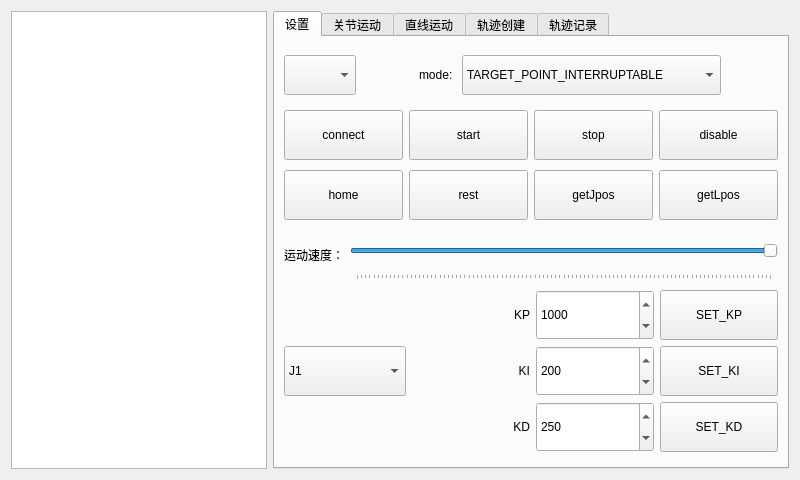
<?xml version="1.0" encoding="UTF-8"?>
<ui version="4.0">
 <class>MainWidget</class>
 <widget class="QWidget" name="MainWidget">
  <property name="geometry">
   <rect>
    <x>0</x>
    <y>0</y>
    <width>800</width>
    <height>480</height>
   </rect>
  </property>
  <property name="windowTitle">
   <string>MainWidget</string>
  </property>
  <layout class="QHBoxLayout" name="horizontalLayout_10" stretch="0,5">
   <item>
    <widget class="QTextBrowser" name="textBrowser"/>
   </item>
   <item>
    <layout class="QVBoxLayout" name="verticalLayout">
     <item>
      <widget class="QTabWidget" name="tabWidget">
       <property name="currentIndex">
        <number>0</number>
       </property>
       <property name="iconSize">
        <size>
         <width>30</width>
         <height>30</height>
        </size>
       </property>
       <widget class="QWidget" name="tab">
        <attribute name="title">
         <string>设置</string>
        </attribute>
        <layout class="QGridLayout" name="gridLayout_3">
         <item row="0" column="0">
          <layout class="QHBoxLayout" name="horizontalLayout_8">
           <item>
            <widget class="QComboBox" name="comboBox">
             <property name="minimumSize">
              <size>
               <width>0</width>
               <height>40</height>
              </size>
             </property>
            </widget>
           </item>
           <item>
            <spacer name="horizontalSpacer_2">
             <property name="orientation">
              <enum>Qt::Horizontal</enum>
             </property>
             <property name="sizeHint" stdset="0">
              <size>
               <width>40</width>
               <height>20</height>
              </size>
             </property>
            </spacer>
           </item>
           <item>
            <widget class="QLabel" name="label_7">
             <property name="minimumSize">
              <size>
               <width>0</width>
               <height>50</height>
              </size>
             </property>
             <property name="text">
              <string>mode: </string>
             </property>
            </widget>
           </item>
           <item>
            <widget class="QComboBox" name="selectMode_cbBox">
             <property name="minimumSize">
              <size>
               <width>250</width>
               <height>40</height>
              </size>
             </property>
             <property name="currentIndex">
              <number>1</number>
             </property>
             <item>
              <property name="text">
               <string>TARGET_POINT_SEQUENTIAL</string>
              </property>
             </item>
             <item>
              <property name="text">
               <string>TARGET_POINT_INTERRUPTABLE</string>
              </property>
             </item>
             <item>
              <property name="text">
               <string>COMMAND_CONTINUES_TRAJECTORY</string>
              </property>
             </item>
            </widget>
           </item>
           <item>
            <spacer name="horizontalSpacer">
             <property name="orientation">
              <enum>Qt::Horizontal</enum>
             </property>
             <property name="sizeHint" stdset="0">
              <size>
               <width>40</width>
               <height>20</height>
              </size>
             </property>
            </spacer>
           </item>
          </layout>
         </item>
         <item row="1" column="0">
          <layout class="QHBoxLayout" name="horizontalLayout_5">
           <item>
            <widget class="QPushButton" name="connect_Btn">
             <property name="minimumSize">
              <size>
               <width>0</width>
               <height>50</height>
              </size>
             </property>
             <property name="text">
              <string>connect</string>
             </property>
            </widget>
           </item>
           <item>
            <widget class="QPushButton" name="start_Btn">
             <property name="minimumSize">
              <size>
               <width>0</width>
               <height>50</height>
              </size>
             </property>
             <property name="text">
              <string>start</string>
             </property>
            </widget>
           </item>
           <item>
            <widget class="QPushButton" name="stop_Btn">
             <property name="minimumSize">
              <size>
               <width>0</width>
               <height>50</height>
              </size>
             </property>
             <property name="text">
              <string>stop</string>
             </property>
            </widget>
           </item>
           <item>
            <widget class="QPushButton" name="disable_Btn">
             <property name="minimumSize">
              <size>
               <width>0</width>
               <height>50</height>
              </size>
             </property>
             <property name="text">
              <string>disable</string>
             </property>
            </widget>
           </item>
          </layout>
         </item>
         <item row="2" column="0">
          <layout class="QHBoxLayout" name="horizontalLayout_6">
           <item>
            <widget class="QPushButton" name="home_Btn">
             <property name="minimumSize">
              <size>
               <width>0</width>
               <height>50</height>
              </size>
             </property>
             <property name="text">
              <string>home</string>
             </property>
            </widget>
           </item>
           <item>
            <widget class="QPushButton" name="rest_Btn">
             <property name="minimumSize">
              <size>
               <width>0</width>
               <height>50</height>
              </size>
             </property>
             <property name="text">
              <string>rest</string>
             </property>
            </widget>
           </item>
           <item>
            <widget class="QPushButton" name="getJPos_Btn">
             <property name="minimumSize">
              <size>
               <width>0</width>
               <height>50</height>
              </size>
             </property>
             <property name="text">
              <string>getJpos</string>
             </property>
            </widget>
           </item>
           <item>
            <widget class="QPushButton" name="getLPos_Btn">
             <property name="minimumSize">
              <size>
               <width>0</width>
               <height>50</height>
              </size>
             </property>
             <property name="text">
              <string>getLpos</string>
             </property>
            </widget>
           </item>
          </layout>
         </item>
         <item row="3" column="0">
          <layout class="QHBoxLayout" name="horizontalLayout_7">
           <item>
            <widget class="QLabel" name="label_3">
             <property name="minimumSize">
              <size>
               <width>0</width>
               <height>50</height>
              </size>
             </property>
             <property name="text">
              <string>运动速度：</string>
             </property>
            </widget>
           </item>
           <item>
            <widget class="QSlider" name="speedSlider">
             <property name="minimumSize">
              <size>
               <width>0</width>
               <height>50</height>
              </size>
             </property>
             <property name="maximum">
              <number>100</number>
             </property>
             <property name="value">
              <number>100</number>
             </property>
             <property name="orientation">
              <enum>Qt::Horizontal</enum>
             </property>
             <property name="tickPosition">
              <enum>QSlider::TicksBelow</enum>
             </property>
            </widget>
           </item>
          </layout>
         </item>
         <item row="4" column="0">
          <layout class="QHBoxLayout" name="horizontalLayout_13" stretch="1,3">
           <item>
            <widget class="QComboBox" name="setPidJoint_cbBox">
             <property name="minimumSize">
              <size>
               <width>0</width>
               <height>50</height>
              </size>
             </property>
             <item>
              <property name="text">
               <string>J1</string>
              </property>
             </item>
             <item>
              <property name="text">
               <string>J2</string>
              </property>
             </item>
             <item>
              <property name="text">
               <string>J3</string>
              </property>
             </item>
             <item>
              <property name="text">
               <string>J4</string>
              </property>
             </item>
             <item>
              <property name="text">
               <string>J5</string>
              </property>
             </item>
             <item>
              <property name="text">
               <string>J6</string>
              </property>
             </item>
             <item>
              <property name="text">
               <string>J7</string>
              </property>
             </item>
            </widget>
           </item>
           <item>
            <layout class="QVBoxLayout" name="verticalLayout_9">
             <item>
              <layout class="QHBoxLayout" name="horizontalLayout_9">
               <item>
                <widget class="QLabel" name="label_4">
                 <property name="sizePolicy">
                  <sizepolicy hsizetype="Preferred" vsizetype="Fixed">
                   <horstretch>0</horstretch>
                   <verstretch>0</verstretch>
                  </sizepolicy>
                 </property>
                 <property name="text">
                  <string>KP</string>
                 </property>
                 <property name="textFormat">
                  <enum>Qt::AutoText</enum>
                 </property>
                 <property name="alignment">
                  <set>Qt::AlignRight|Qt::AlignTrailing|Qt::AlignVCenter</set>
                 </property>
                </widget>
               </item>
               <item>
                <widget class="QSpinBox" name="setKp_SpinBox">
                 <property name="minimumSize">
                  <size>
                   <width>0</width>
                   <height>50</height>
                  </size>
                 </property>
                 <property name="maximum">
                  <number>2000</number>
                 </property>
                 <property name="value">
                  <number>1000</number>
                 </property>
                </widget>
               </item>
               <item>
                <widget class="QPushButton" name="setKp_Btn">
                 <property name="minimumSize">
                  <size>
                   <width>0</width>
                   <height>50</height>
                  </size>
                 </property>
                 <property name="text">
                  <string>SET_KP</string>
                 </property>
                </widget>
               </item>
              </layout>
             </item>
             <item>
              <layout class="QHBoxLayout" name="horizontalLayout_11">
               <item>
                <widget class="QLabel" name="label_5">
                 <property name="minimumSize">
                  <size>
                   <width>0</width>
                   <height>50</height>
                  </size>
                 </property>
                 <property name="text">
                  <string>KI</string>
                 </property>
                 <property name="alignment">
                  <set>Qt::AlignRight|Qt::AlignTrailing|Qt::AlignVCenter</set>
                 </property>
                </widget>
               </item>
               <item>
                <widget class="QSpinBox" name="setKi_SpinBox">
                 <property name="minimumSize">
                  <size>
                   <width>0</width>
                   <height>50</height>
                  </size>
                 </property>
                 <property name="maximum">
                  <number>2000</number>
                 </property>
                 <property name="value">
                  <number>200</number>
                 </property>
                </widget>
               </item>
               <item>
                <widget class="QPushButton" name="setKi_Btn">
                 <property name="minimumSize">
                  <size>
                   <width>0</width>
                   <height>50</height>
                  </size>
                 </property>
                 <property name="text">
                  <string>SET_KI</string>
                 </property>
                </widget>
               </item>
              </layout>
             </item>
             <item>
              <layout class="QHBoxLayout" name="horizontalLayout_12">
               <item>
                <widget class="QLabel" name="label_6">
                 <property name="minimumSize">
                  <size>
                   <width>0</width>
                   <height>50</height>
                  </size>
                 </property>
                 <property name="text">
                  <string>KD</string>
                 </property>
                 <property name="alignment">
                  <set>Qt::AlignRight|Qt::AlignTrailing|Qt::AlignVCenter</set>
                 </property>
                </widget>
               </item>
               <item>
                <widget class="QSpinBox" name="setKd_SpinBox">
                 <property name="minimumSize">
                  <size>
                   <width>0</width>
                   <height>50</height>
                  </size>
                 </property>
                 <property name="maximum">
                  <number>2000</number>
                 </property>
                 <property name="value">
                  <number>250</number>
                 </property>
                </widget>
               </item>
               <item>
                <widget class="QPushButton" name="setKd_Btn">
                 <property name="minimumSize">
                  <size>
                   <width>0</width>
                   <height>50</height>
                  </size>
                 </property>
                 <property name="text">
                  <string>SET_KD</string>
                 </property>
                </widget>
               </item>
              </layout>
             </item>
            </layout>
           </item>
          </layout>
         </item>
        </layout>
       </widget>
       <widget class="QWidget" name="tab_2">
        <attribute name="title">
         <string>关节运动</string>
        </attribute>
        <layout class="QGridLayout" name="gridLayout_2">
         <item row="0" column="0">
          <layout class="QVBoxLayout" name="verticalLayout_7" stretch="2,8">
           <item>
            <layout class="QHBoxLayout" name="horizontalLayout_4">
             <item>
              <widget class="QLabel" name="label">
               <property name="text">
                <string>current_angle:</string>
               </property>
              </widget>
             </item>
             <item>
              <widget class="QLabel" name="currentAngle_label">
               <property name="text">
                <string>TextLabel</string>
               </property>
              </widget>
             </item>
            </layout>
           </item>
           <item>
            <layout class="QHBoxLayout" name="horizontalLayout_3">
             <item>
              <layout class="QVBoxLayout" name="verticalLayout_5">
               <item>
                <widget class="QPushButton" name="J1add_Btn">
                 <property name="minimumSize">
                  <size>
                   <width>0</width>
                   <height>50</height>
                  </size>
                 </property>
                 <property name="text">
                  <string>J1 + </string>
                 </property>
                </widget>
               </item>
               <item>
                <widget class="QPushButton" name="J2add_Btn">
                 <property name="minimumSize">
                  <size>
                   <width>0</width>
                   <height>50</height>
                  </size>
                 </property>
                 <property name="text">
                  <string>J2 +</string>
                 </property>
                </widget>
               </item>
               <item>
                <widget class="QPushButton" name="J3add_Btn">
                 <property name="minimumSize">
                  <size>
                   <width>0</width>
                   <height>50</height>
                  </size>
                 </property>
                 <property name="text">
                  <string>J3 + </string>
                 </property>
                </widget>
               </item>
               <item>
                <widget class="QPushButton" name="J4add_Btn">
                 <property name="minimumSize">
                  <size>
                   <width>0</width>
                   <height>50</height>
                  </size>
                 </property>
                 <property name="text">
                  <string>J4+</string>
                 </property>
                </widget>
               </item>
               <item>
                <widget class="QPushButton" name="J5add_Btn">
                 <property name="minimumSize">
                  <size>
                   <width>0</width>
                   <height>50</height>
                  </size>
                 </property>
                 <property name="text">
                  <string>J5+</string>
                 </property>
                </widget>
               </item>
               <item>
                <widget class="QPushButton" name="J6add_Btn">
                 <property name="minimumSize">
                  <size>
                   <width>0</width>
                   <height>50</height>
                  </size>
                 </property>
                 <property name="text">
                  <string>J6+</string>
                 </property>
                </widget>
               </item>
              </layout>
             </item>
             <item>
              <layout class="QVBoxLayout" name="verticalLayout_6">
               <item>
                <widget class="QPushButton" name="J1reduce_Btn">
                 <property name="minimumSize">
                  <size>
                   <width>0</width>
                   <height>50</height>
                  </size>
                 </property>
                 <property name="text">
                  <string>J1 -</string>
                 </property>
                </widget>
               </item>
               <item>
                <widget class="QPushButton" name="J2reduce_Btn">
                 <property name="minimumSize">
                  <size>
                   <width>0</width>
                   <height>50</height>
                  </size>
                 </property>
                 <property name="text">
                  <string>J2 -</string>
                 </property>
                </widget>
               </item>
               <item>
                <widget class="QPushButton" name="J3reduce_Btn">
                 <property name="minimumSize">
                  <size>
                   <width>0</width>
                   <height>50</height>
                  </size>
                 </property>
                 <property name="text">
                  <string>J3 -</string>
                 </property>
                </widget>
               </item>
               <item>
                <widget class="QPushButton" name="J4reduce_Btn">
                 <property name="minimumSize">
                  <size>
                   <width>0</width>
                   <height>50</height>
                  </size>
                 </property>
                 <property name="text">
                  <string>J4-</string>
                 </property>
                </widget>
               </item>
               <item>
                <widget class="QPushButton" name="J5reduce_Btn">
                 <property name="minimumSize">
                  <size>
                   <width>0</width>
                   <height>50</height>
                  </size>
                 </property>
                 <property name="text">
                  <string>j5-</string>
                 </property>
                </widget>
               </item>
               <item>
                <widget class="QPushButton" name="J6reduce_Btn">
                 <property name="minimumSize">
                  <size>
                   <width>0</width>
                   <height>50</height>
                  </size>
                 </property>
                 <property name="text">
                  <string>j6-</string>
                 </property>
                </widget>
               </item>
              </layout>
             </item>
            </layout>
           </item>
          </layout>
         </item>
        </layout>
       </widget>
       <widget class="QWidget" name="tab_3">
        <attribute name="title">
         <string>直线运动</string>
        </attribute>
        <layout class="QGridLayout" name="gridLayout">
         <item row="0" column="0">
          <layout class="QVBoxLayout" name="verticalLayout_2" stretch="2,8">
           <item>
            <layout class="QHBoxLayout" name="horizontalLayout">
             <item>
              <widget class="QLabel" name="label_2">
               <property name="text">
                <string>currentPos:</string>
               </property>
              </widget>
             </item>
             <item>
              <widget class="QLabel" name="currentPos_label">
               <property name="text">
                <string>text</string>
               </property>
              </widget>
             </item>
            </layout>
           </item>
           <item>
            <layout class="QHBoxLayout" name="horizontalLayout_2">
             <item>
              <layout class="QVBoxLayout" name="verticalLayout_3">
               <item>
                <widget class="QPushButton" name="Xadd_Btn">
                 <property name="minimumSize">
                  <size>
                   <width>0</width>
                   <height>50</height>
                  </size>
                 </property>
                 <property name="text">
                  <string>X+</string>
                 </property>
                </widget>
               </item>
               <item>
                <widget class="QPushButton" name="Yadd_Btn">
                 <property name="minimumSize">
                  <size>
                   <width>0</width>
                   <height>50</height>
                  </size>
                 </property>
                 <property name="text">
                  <string>Y+</string>
                 </property>
                </widget>
               </item>
               <item>
                <widget class="QPushButton" name="Zadd_Btn">
                 <property name="minimumSize">
                  <size>
                   <width>0</width>
                   <height>50</height>
                  </size>
                 </property>
                 <property name="text">
                  <string>Z+</string>
                 </property>
                </widget>
               </item>
               <item>
                <widget class="QPushButton" name="Aadd_Btn">
                 <property name="minimumSize">
                  <size>
                   <width>0</width>
                   <height>50</height>
                  </size>
                 </property>
                 <property name="text">
                  <string>A+</string>
                 </property>
                </widget>
               </item>
               <item>
                <widget class="QPushButton" name="Badd_Btn">
                 <property name="minimumSize">
                  <size>
                   <width>0</width>
                   <height>50</height>
                  </size>
                 </property>
                 <property name="text">
                  <string>B+</string>
                 </property>
                </widget>
               </item>
               <item>
                <widget class="QPushButton" name="Cadd_Btn">
                 <property name="minimumSize">
                  <size>
                   <width>0</width>
                   <height>50</height>
                  </size>
                 </property>
                 <property name="text">
                  <string>C+</string>
                 </property>
                </widget>
               </item>
              </layout>
             </item>
             <item>
              <layout class="QVBoxLayout" name="verticalLayout_4">
               <item>
                <widget class="QPushButton" name="Xreduce_Btn">
                 <property name="minimumSize">
                  <size>
                   <width>0</width>
                   <height>50</height>
                  </size>
                 </property>
                 <property name="text">
                  <string>X-</string>
                 </property>
                </widget>
               </item>
               <item>
                <widget class="QPushButton" name="Yreduce_Btn">
                 <property name="minimumSize">
                  <size>
                   <width>0</width>
                   <height>50</height>
                  </size>
                 </property>
                 <property name="text">
                  <string>Y-</string>
                 </property>
                </widget>
               </item>
               <item>
                <widget class="QPushButton" name="Zreduce_Btn">
                 <property name="minimumSize">
                  <size>
                   <width>0</width>
                   <height>50</height>
                  </size>
                 </property>
                 <property name="text">
                  <string>Z-</string>
                 </property>
                </widget>
               </item>
               <item>
                <widget class="QPushButton" name="Areduce_Btn">
                 <property name="minimumSize">
                  <size>
                   <width>0</width>
                   <height>50</height>
                  </size>
                 </property>
                 <property name="text">
                  <string>A-</string>
                 </property>
                </widget>
               </item>
               <item>
                <widget class="QPushButton" name="Breduce_Btn">
                 <property name="minimumSize">
                  <size>
                   <width>0</width>
                   <height>50</height>
                  </size>
                 </property>
                 <property name="text">
                  <string>B-</string>
                 </property>
                </widget>
               </item>
               <item>
                <widget class="QPushButton" name="Creduce_Btn">
                 <property name="minimumSize">
                  <size>
                   <width>0</width>
                   <height>50</height>
                  </size>
                 </property>
                 <property name="text">
                  <string>C-</string>
                 </property>
                </widget>
               </item>
              </layout>
             </item>
            </layout>
           </item>
          </layout>
         </item>
        </layout>
       </widget>
       <widget class="QWidget" name="tab_4">
        <attribute name="title">
         <string>轨迹创建</string>
        </attribute>
        <widget class="QPushButton" name="startCreateTrajectory_Btn">
         <property name="geometry">
          <rect>
           <x>30</x>
           <y>20</y>
           <width>89</width>
           <height>50</height>
          </rect>
         </property>
         <property name="minimumSize">
          <size>
           <width>0</width>
           <height>50</height>
          </size>
         </property>
         <property name="text">
          <string>开始创建</string>
         </property>
        </widget>
        <widget class="QGroupBox" name="addLine_groupBox">
         <property name="geometry">
          <rect>
           <x>30</x>
           <y>80</y>
           <width>451</width>
           <height>94</height>
          </rect>
         </property>
         <property name="title">
          <string>添加直线</string>
         </property>
         <layout class="QHBoxLayout" name="horizontalLayout_14">
          <item>
           <widget class="QPushButton" name="lineStart_Btn">
            <property name="minimumSize">
             <size>
              <width>0</width>
              <height>50</height>
             </size>
            </property>
            <property name="text">
             <string>起点</string>
            </property>
           </widget>
          </item>
          <item>
           <widget class="QPushButton" name="lineEnd_Btn">
            <property name="minimumSize">
             <size>
              <width>0</width>
              <height>50</height>
             </size>
            </property>
            <property name="text">
             <string>终点</string>
            </property>
           </widget>
          </item>
          <item>
           <widget class="QPushButton" name="addLine_Btn">
            <property name="minimumSize">
             <size>
              <width>0</width>
              <height>50</height>
             </size>
            </property>
            <property name="text">
             <string>添加直线</string>
            </property>
           </widget>
          </item>
         </layout>
        </widget>
        <widget class="QGroupBox" name="addCircle_groupBox">
         <property name="geometry">
          <rect>
           <x>30</x>
           <y>190</y>
           <width>451</width>
           <height>94</height>
          </rect>
         </property>
         <property name="title">
          <string>添加圆弧</string>
         </property>
         <layout class="QHBoxLayout" name="horizontalLayout_15">
          <item>
           <widget class="QPushButton" name="circleStart_Btn">
            <property name="minimumSize">
             <size>
              <width>0</width>
              <height>50</height>
             </size>
            </property>
            <property name="text">
             <string>起点</string>
            </property>
           </widget>
          </item>
          <item>
           <widget class="QPushButton" name="circleCenter_Btn">
            <property name="minimumSize">
             <size>
              <width>0</width>
              <height>50</height>
             </size>
            </property>
            <property name="text">
             <string>圆心点</string>
            </property>
           </widget>
          </item>
          <item>
           <widget class="QPushButton" name="circleEnd_Btn">
            <property name="minimumSize">
             <size>
              <width>0</width>
              <height>50</height>
             </size>
            </property>
            <property name="text">
             <string>终点</string>
            </property>
           </widget>
          </item>
          <item>
           <widget class="QPushButton" name="createCircleTrajectory_Btn">
            <property name="minimumSize">
             <size>
              <width>0</width>
              <height>50</height>
             </size>
            </property>
            <property name="text">
             <string>添加圆</string>
            </property>
           </widget>
          </item>
         </layout>
        </widget>
        <widget class="QPushButton" name="newTrajectory_Btn">
         <property name="geometry">
          <rect>
           <x>380</x>
           <y>360</y>
           <width>89</width>
           <height>50</height>
          </rect>
         </property>
         <property name="minimumSize">
          <size>
           <width>0</width>
           <height>50</height>
          </size>
         </property>
         <property name="text">
          <string>新建轨迹</string>
         </property>
        </widget>
       </widget>
       <widget class="QWidget" name="tab_5">
        <attribute name="title">
         <string>轨迹记录</string>
        </attribute>
        <layout class="QGridLayout" name="gridLayout_4">
         <item row="0" column="0">
          <widget class="QListWidget" name="listWidget"/>
         </item>
         <item row="0" column="1">
          <layout class="QVBoxLayout" name="verticalLayout_8">
           <item>
            <widget class="QPushButton" name="dragTeach_Btn">
             <property name="minimumSize">
              <size>
               <width>0</width>
               <height>50</height>
              </size>
             </property>
             <property name="text">
              <string>拖动示教</string>
             </property>
            </widget>
           </item>
           <item>
            <widget class="QPushButton" name="stopDragTeach_Btn">
             <property name="minimumSize">
              <size>
               <width>0</width>
               <height>50</height>
              </size>
             </property>
             <property name="text">
              <string>停止拖动示教</string>
             </property>
            </widget>
           </item>
           <item>
            <widget class="QPushButton" name="reapper_Btn">
             <property name="minimumSize">
              <size>
               <width>0</width>
               <height>50</height>
              </size>
             </property>
             <property name="text">
              <string>复现</string>
             </property>
            </widget>
           </item>
           <item>
            <widget class="QPushButton" name="stopReappear_Btn">
             <property name="minimumSize">
              <size>
               <width>0</width>
               <height>50</height>
              </size>
             </property>
             <property name="text">
              <string>停止复现</string>
             </property>
            </widget>
           </item>
           <item>
            <widget class="QPushButton" name="continueReappear_Btn">
             <property name="minimumSize">
              <size>
               <width>0</width>
               <height>50</height>
              </size>
             </property>
             <property name="text">
              <string>继续复现</string>
             </property>
            </widget>
           </item>
           <item>
            <widget class="QPushButton" name="deleteRecord_Btn">
             <property name="minimumSize">
              <size>
               <width>0</width>
               <height>50</height>
              </size>
             </property>
             <property name="text">
              <string>删除记录</string>
             </property>
            </widget>
           </item>
          </layout>
         </item>
        </layout>
       </widget>
      </widget>
     </item>
    </layout>
   </item>
  </layout>
 </widget>
 <resources/>
 <connections/>
</ui>
